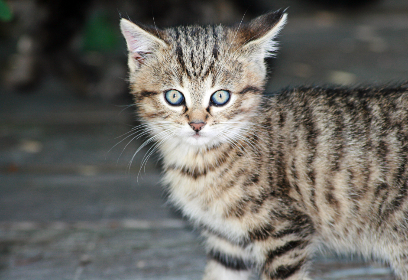
#> input picture raw_images/cat/011.jpg, 408 x 280 px; its folder holds only this picture in this run
$ jupyter execute --allow-errors preprocess.ipynb
#> lines starting #> are read from the running program, lines starting #| are printed output that depends on the picture
### smartcrop.py
import cv2 as cv
import numpy as np

EXTENSIONS = ("jpg", "JPG", "jpeg", "JPEG", "png", "PNG")


def detect(pil_image, square=False):
    # img = cv.imread(image_path)
    img = np.array(pil_image)
    gray = cv.cvtColor(img, cv.COLOR_RGB2GRAY)
    sift = cv.SIFT_create(edgeThreshold=8)
    kp = sift.detect(gray, None)

    all_points = [i.pt for i in kp]
    x_points = [z[0] for z in all_points]
    y_points = [z[1] for z in all_points]
    thresh = 0
    x_min, y_min = int(min(x_points)) - thresh, int(min(y_points) - thresh)
    x_max, y_max = int(max(x_points)) + thresh, int(max(y_points) + thresh)
    min_side = min((x_max - x_min), (y_max - y_min))
    max_side = max((x_max - x_min), (y_max - y_min))
    x_mean, y_mean = int((x_max + x_min) / 2), int((y_max + y_min) / 2)
    # img = cv.drawKeypoints(img, kp, img)
    squared_x_min, squared_x_max = x_mean - int(min_side / 2), x_mean + int(
        min_side / 2
    )
    squared_y_min, squared_y_max = y_mean - int(min_side / 2), y_mean + int(
        min_side / 2
    )

    if not square:
        return img[y_min:y_max, x_min:x_max]

    elif square:
        return img[squared_y_min:squared_y_max, squared_x_min:squared_x_max]

### preprocess.ipynb
[cell 1]
import os
import logging
from tqdm import tqdm
from PIL import Image

[cell 2]
# logging settigns
logging.basicConfig(
    level=logging.INFO, format="%(asctime)s - %(levelname)s - %(message)s"
)

[cell 3]
def check_is_dir(path):
    if not os.path.isdir(path):
        raise ValueError(f"Provided path: {path} is not a directory.")
    return True

[cell 4]
def filter_images(list_of_files):
    valid_extensions = [".jpg", ".jpeg", ".png", ".webp"]
    return [
        file
        for file in list_of_files
        if any(file.endswith(ext) for ext in valid_extensions)
    ]

[cell 5]
def load_image(image_path):
    image = Image.open(image_path).convert("RGB")
    return image

[cell 6]
def read_images_from_dir(dir_path):
#> called with dir_path = 'raw_images/cat'
    check_is_dir(dir_path)
    files = os.listdir(dir_path)
    image_files = filter_images(files)
    image_paths = [os.path.join(dir_path, file) for file in image_files]
    images = [load_image(image_path) for image_path in tqdm(image_paths)]
#> in load_image, image is the input picture: PIL image 408x280 RGB; mean R, G, B 103.8, 102.1, 96.6
#> images = 1 item
    logging.info(f"Load: {len(images)} from {dir_path}")
    return images

[cell 7]
loaded_images = read_images_from_dir("raw_images/cat")
#> loaded_images = 1 item

[cell 8]
def max_resolution_rescale(image, max_width, max_height):
    width, height = image.size
    if width > max_width or height > max_height:
        ratio = min(max_width / width, max_height / height)
        new_width = int(width * ratio)
        new_height = int(height * ratio)
        image = image.resize((new_width, new_height), Image.LANCZOS)
    return image

[cell 9]
max_size = 1024
resized_images = list(
    map(lambda x: max_resolution_rescale(x, max_size, max_size), tqdm(loaded_images))
)
#> resized_images = 1 item

[cell 10]
def min_resolution_filter(image, min_width, min_height):
    width, height = image.size
    return width >= min_width and height >= min_height

[cell 11]
min_size = 224
filtered_images = list(
    filter(lambda x: min_resolution_filter(x, min_size, min_size), tqdm(resized_images))
)
#> filtered_images = 1 item

[cell 12]
import matplotlib.pyplot as plt

[cell 13]
def plot_image(image):
    plt.imshow(image)
    plt.axis("off")
    plt.show()

#> (a cell that did not finish here is left out)

[cell 15]
def center_crop(image, new_widht, new_height):
    width, height = image.size
    left = (width - new_widht) / 2
    top = (height - new_height) / 2
    right = (width + new_widht) / 2
    bottom = (height + new_height) / 2
    cropped_image = image.crop((left, top, right, bottom))
    logging.info(f"Center cropped image to {new_height}x{new_height}")
    return cropped_image

#> (a cell that did not finish here is left out)

[cell 17]
from smartcrop import detect

#> (a cell that did not finish here is left out)

[cell 19]
cropped_images = list(map(lambda x: detect(x, square=True), tqdm(filtered_images)))
#> in detect, `gray = cv.cvtColor(img, cv.COLOR_RGB2GRAY)`:
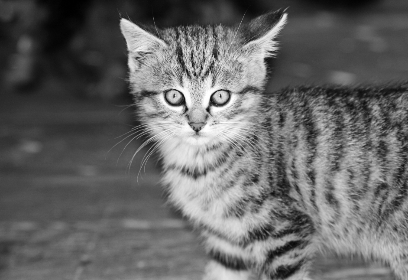
#> gray: shape (280, 408); min 0, max 255, mean 102
#> in detect, `kp = sift.detect(gray, None)`: kp = 828 keypoints; strongest (x, y, size): (208, 109, 3), (182, 102, 5.3), (212, 102, 5.3), (186, 109, 2.5)
#> in detect, `all_points = [i.pt for i in kp]`: all_points = 828 pairs, first value 20.87 to 405.1, second value 14.96 to 277
#> in detect, `x_points = [z[0] for z in all_points]`: x_points = 828 values from 20.87 to 405.1
#> in detect, `y_points = [z[1] for z in all_points]`: y_points = 828 values, max 277 at index 401, min 14.96 at index 373, mean 146
#> in detect, `x_min, y_min = int(min(x_points)) - thresh, int(min(y_points) - thresh)`: x_min = 20; y_min = 14
#> in detect, `x_max, y_max = int(max(x_points)) + thresh, int(max(y_points) + thresh)`: x_max = 405; y_max = 277
#> in detect, `min_side = min((x_max - x_min), (y_max - y_min))`: min_side = 263
#> in detect, `max_side = max((x_max - x_min), (y_max - y_min))`: max_side = 385
#> in detect, `x_mean, y_mean = int((x_max + x_min) / 2), int((y_max + y_min) / 2)`: x_mean = 212; y_mean = 145
#> in detect, `squared_x_min, squared_x_max = x_mean - int(min_side / 2), x_mean + in..`: squared_x_min = 81; squared_x_max = 343
#> in detect, `squared_y_min, squared_y_max = y_mean - int(min_side / 2), y_mean + in..`: squared_y_min = 14; squared_y_max = 276
#> in detect, `return img[squared_y_min:squared_y_max, squared_x_min:squared_x_max]`:
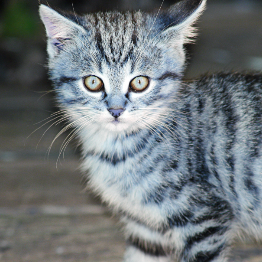
#> returned value: shape (262, 262, 3); mean of channels 0, 1, 2 121.1, 118.1, 111.4; drawn as B, G, R
#> cropped_images = 1 item

[cell 20]
import numpy as np

[cell 21]
def save_image(image, save_path):
    if isinstance(image, np.ndarray):
        image = Image.fromarray(image)

    if not isinstance(image, Image.Image):
        raise ValueError("Input image must be a numpy array or PIL Image.")

    if image.mode != "RGB":
        image = image.convert("RGB")

    image.save(save_path)
    logging.info(f"Saved image to {save_path}")

[cell 22]
def create_directory(dir_path):
    if not os.path.isdir(dir_path):
        os.makedirs(dir_path)
        print(f"Directory created: {dir_path}")
    else:
        print(f"Directory already exists {dir_path}")

[cell 23]
def save_image_to_dir(images, dir_path):
    create_directory(dir_path)
    check_is_dir(dir_path)

    for idx, image in tqdm(enumerate(images, 1)):
        save_path = os.path.join(dir_path, f"image_{idx}.png")
        save_image(image, save_path)

    return True

[cell 24]
save_image_to_dir(cropped_images, "processed_images/cat")
#> the loop in save_image_to_dir, `for idx, image in tqdm(enumerate(images, 1)):` made 1 pass
#> idx on pass 1: 1
#> Out = True

$ run again, on raw_images/cat/034.jpg
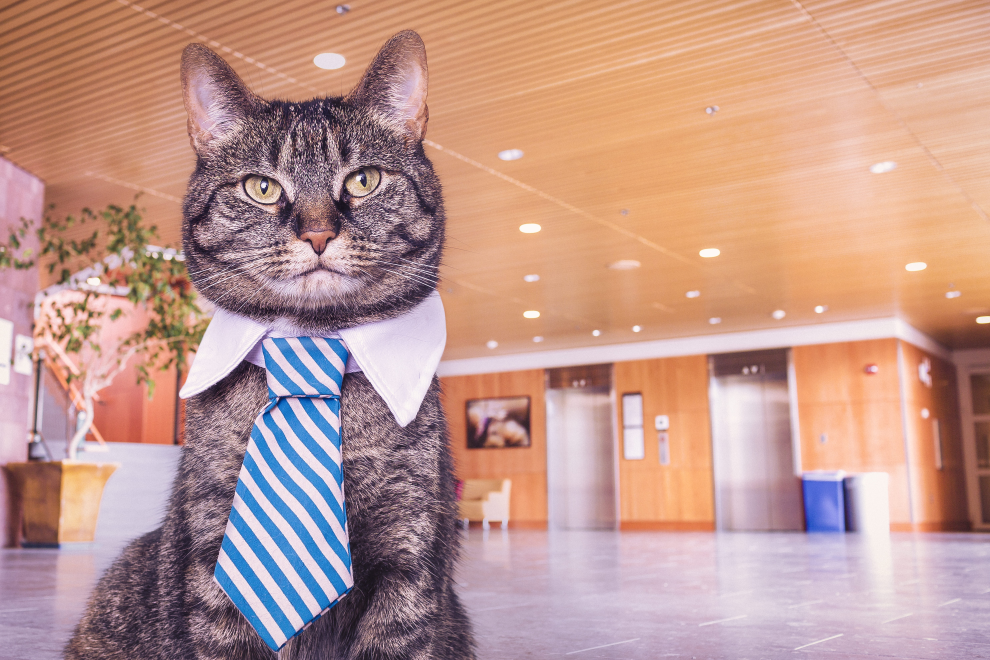
#> input picture raw_images/cat/034.jpg, 4950 x 3300 px (shown at 1/5 size)
#> in load_image, image is the input picture: PIL image 4950x3300 RGB; mean R, G, B 191.2, 152, 142.8
#> images = 1 item
#> image: PIL image 1024x682 RGB
#> in detect, `gray = cv.cvtColor(img, cv.COLOR_RGB2GRAY)`:
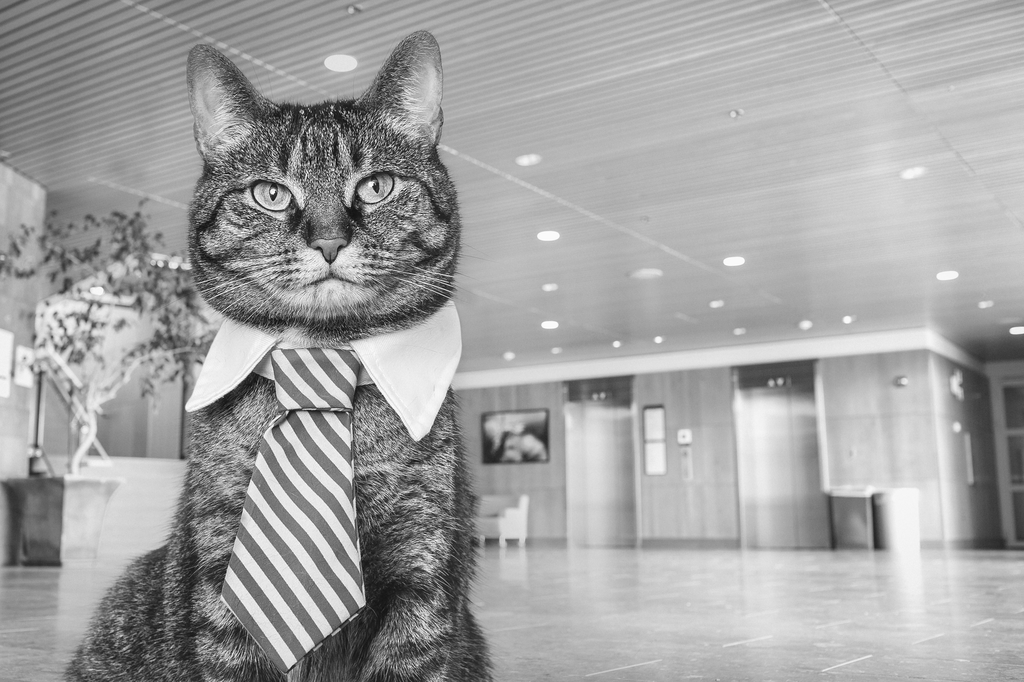
#> gray: shape (682, 1024); min 4, max 255, mean 162.7
#> kp = 2548 keypoints; strongest (x, y, size): (273, 191, 3.2), (287, 412, 1.9), (273, 197, 3.9), (371, 184, 3.9)
#> all_points = 2548 pairs, first value 4.95 to 1015.7, second value 2.97 to 678.5
#> x_points = 2548 values from 4.95 to 1015.7
#> y_points = 2548 values, max 678.5 at index 1800, min 2.97 at index 430, mean 375.4
#> x_min = 4; y_min = 2
#> x_max = 1015; y_max = 678
#> min_side = 676
#> max_side = 1011
#> x_mean = 509; y_mean = 340
#> squared_x_min = 171; squared_x_max = 847
#> squared_y_min = 2; squared_y_max = 678
#> in detect, `return img[squared_y_min:squared_y_max, squared_x_min:squared_x_max]`:
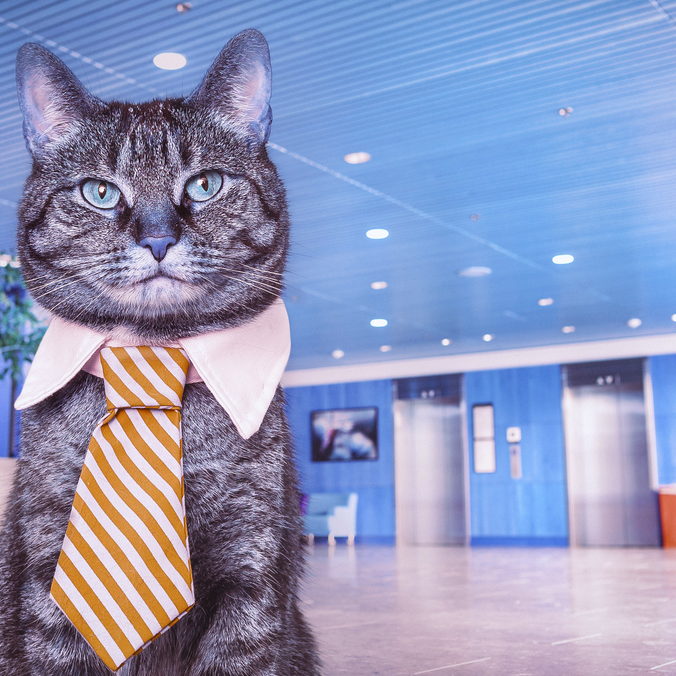
#> returned value: shape (676, 676, 3); mean of channels 0, 1, 2 186.9, 150.7, 143.2; drawn as B, G, R
#> cropped_images = 1 item
#> the loop in save_image_to_dir, `for idx, image in tqdm(enumerate(images, 1)):` made 1 pass
#> idx on pass 1: 1
#> Out = True

$ run again, on raw_images/cat/039.webp
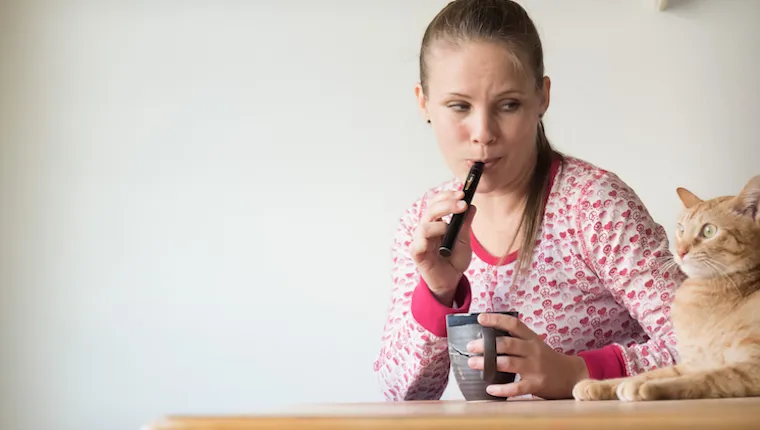
#> input picture raw_images/cat/039.webp, 760 x 430 px
#> in load_image, image is the input picture: PIL image 760x430 RGB; mean R, G, B 206.3, 193.7, 187.3
#> images = 1 item
#> in detect, `gray = cv.cvtColor(img, cv.COLOR_RGB2GRAY)`:
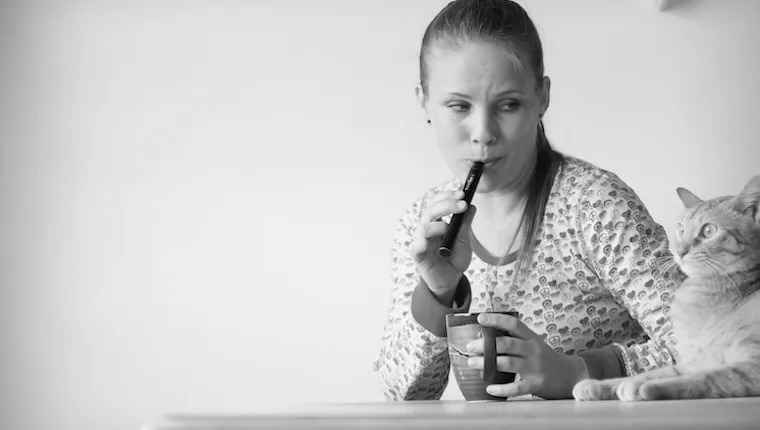
#> gray: shape (430, 760); min 0, max 255, mean 196.8
#> kp = 1237 keypoints; strongest (x, y, size): (468, 195, 8.5), (449, 243, 31.2), (507, 378, 8.8), (447, 219, 4.9)
#> all_points = 1237 pairs, first value 277.8 to 755.4, second value 4.15 to 402
#> x_points = 1237 values from 277.8 to 755.4
#> y_points = 1237 values, max 402 at index 177, min 4.15 at index 399, mean 273.5
#> x_min = 277; y_min = 4
#> x_max = 755; y_max = 401
#> min_side = 397
#> max_side = 478
#> x_mean = 516; y_mean = 202
#> squared_x_min = 318; squared_x_max = 714
#> squared_y_min = 4; squared_y_max = 400
#> in detect, `return img[squared_y_min:squared_y_max, squared_x_min:squared_x_max]`:
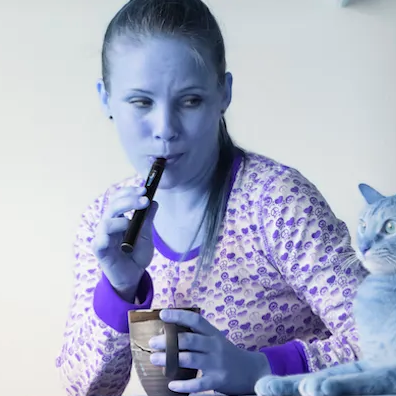
#> returned value: shape (396, 396, 3); mean of channels 0, 1, 2 197.4, 174.6, 169.8; drawn as B, G, R
#> cropped_images = 1 item
#> the loop in save_image_to_dir, `for idx, image in tqdm(enumerate(images, 1)):` made 1 pass
#> idx on pass 1: 1
#> Out = True

$ run again, on raw_images/cat/042.jpg
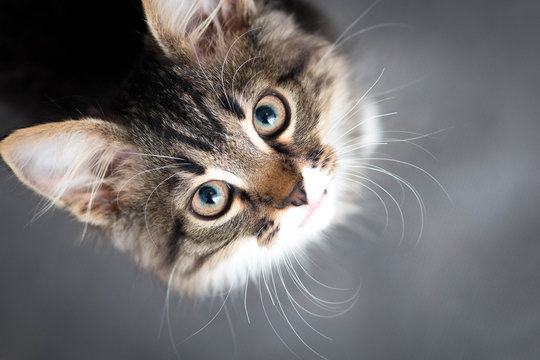
#> input picture raw_images/cat/042.jpg, 540 x 360 px
#> in load_image, image is the input picture: PIL image 540x360 RGB; mean R, G, B 113.6, 110.3, 110.3
#> images = 1 item
#> in detect, `gray = cv.cvtColor(img, cv.COLOR_RGB2GRAY)`:
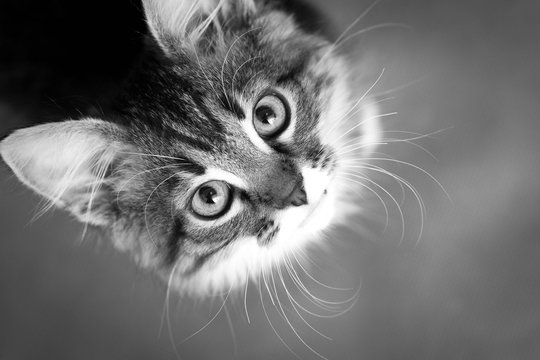
#> gray: shape (360, 540); min 0, max 255, mean 111.3
#> kp = 623 keypoints; strongest (x, y, size): (206, 192, 11.1), (286, 137, 8.2), (262, 113, 11), (237, 207, 8.4)
#> all_points = 623 pairs, first value 3.17 to 387.3, second value 5.05 to 296.4
#> x_points = 623 values from 3.17 to 387.3
#> y_points = 623 values, max 296.4 at index 332, min 5.05 at index 392, mean 145.9
#> x_min = 3; y_min = 5
#> x_max = 387; y_max = 296
#> min_side = 291
#> max_side = 384
#> x_mean = 195; y_mean = 150
#> squared_x_min = 50; squared_x_max = 340
#> squared_y_min = 5; squared_y_max = 295
#> in detect, `return img[squared_y_min:squared_y_max, squared_x_min:squared_x_max]`:
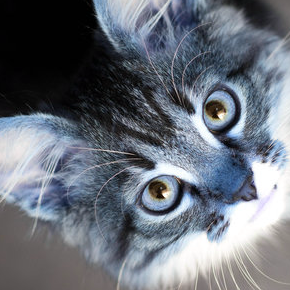
#> returned value: shape (290, 290, 3); mean of channels 0, 1, 2 121.3, 111.6, 105.2; drawn as B, G, R
#> cropped_images = 1 item
#> the loop in save_image_to_dir, `for idx, image in tqdm(enumerate(images, 1)):` made 1 pass
#> idx on pass 1: 1
#> Out = True

$ run again, on raw_images/cat/017.webp
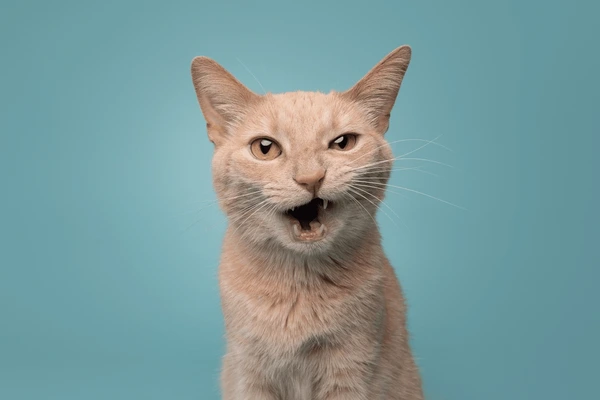
#> input picture raw_images/cat/017.webp, 600 x 400 px
#> in load_image, image is the input picture: PIL image 600x400 RGB; mean R, G, B 123, 154, 154.9
#> images = 1 item
#> in detect, `gray = cv.cvtColor(img, cv.COLOR_RGB2GRAY)`:
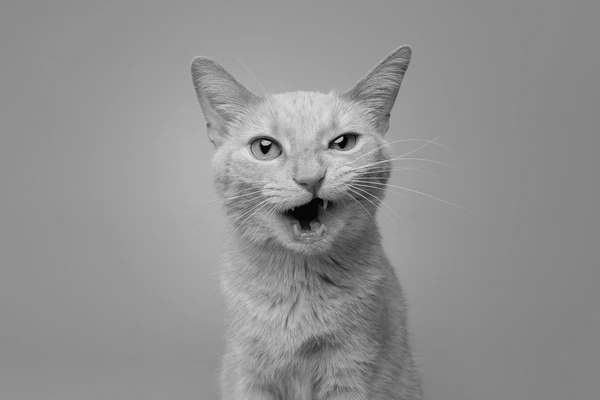
#> gray: shape (400, 600); min 1, max 224, mean 144.8
#> kp = 235 keypoints; strongest (x, y, size): (265, 143, 3.8), (341, 139, 2.7), (347, 140, 12.1), (342, 145, 5.3)
#> all_points = 235 pairs, first value 193 to 409.6, second value 47.5 to 394.2
#> x_points = 235 values from 193 to 409.6
#> y_points = 235 values, max 394.2 at index 135, min 47.5 at index 231, mean 196.6
#> x_min = 193; y_min = 47
#> x_max = 409; y_max = 394
#> min_side = 216
#> max_side = 347
#> x_mean = 301; y_mean = 220
#> squared_x_min = 193; squared_x_max = 409
#> squared_y_min = 112; squared_y_max = 328
#> in detect, `return img[squared_y_min:squared_y_max, squared_x_min:squared_x_max]`:
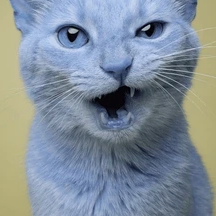
#> returned value: shape (216, 216, 3); mean of channels 0, 1, 2 153.9, 142.3, 130; drawn as B, G, R
#> cropped_images = 1 item
#> the loop in save_image_to_dir, `for idx, image in tqdm(enumerate(images, 1)):` made 1 pass
#> idx on pass 1: 1
#> Out = True
